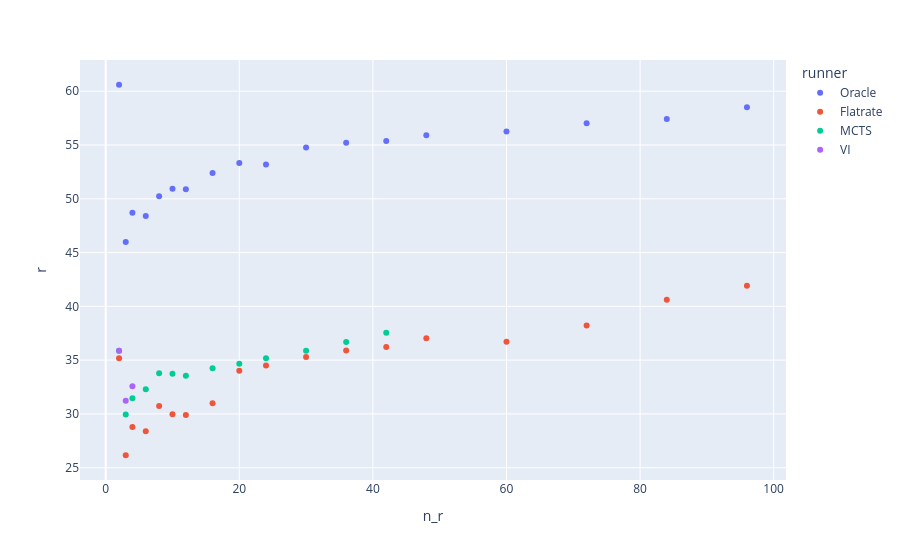

Source (notebook cell):
### Code cell
px.scatter(df.groupby(['n_r', 'runner'])["r"].mean().reset_index(), x="n_r", y = "r", color="runner")

### Figure 1 — Plotly figure (JSON) as saved in the notebook; plotly's stock layout.template omitted (floating-point values rounded to 4 significant figures)
{"data": [{"hovertemplate": "runner=Oracle<br>n_r=%{x}<br>r=%{y}<extra></extra>", "legendgroup": "Oracle", "marker": {"color": "#636efa", "symbol": "circle"}, "mode": "markers", "name": "Oracle", "orientation": "v", "showlegend": true, "x": [2, 3, 4, 6, 8, 10, 12, 16, 20, 24, 30, 36, 42, 48, 60, 72, 84, 96], "xaxis": "x", "y": [60.6, 45.99, 48.69, 48.41, 50.24, 50.93, 50.9, 52.39, 53.32, 53.2, 54.76, 55.22, 55.37, 55.92, 56.26, 57.02, 57.42, 58.52], "yaxis": "y", "type": "scatter"}, {"hovertemplate": "runner=Flatrate<br>n_r=%{x}<br>r=%{y}<extra></extra>", "legendgroup": "Flatrate", "marker": {"color": "#EF553B", "symbol": "circle"}, "mode": "markers", "name": "Flatrate", "orientation": "v", "showlegend": true, "x": [2, 3, 4, 6, 8, 10, 12, 16, 20, 24, 30, 36, 42, 48, 60, 72, 84, 96], "xaxis": "x", "y": [35.17, 26.16, 28.77, 28.39, 30.73, 29.97, 29.9, 30.99, 34.01, 34.5, 35.29, 35.9, 36.22, 37.02, 36.71, 38.22, 40.61, 41.91], "yaxis": "y", "type": "scatter"}, {"hovertemplate": "runner=MCTS<br>n_r=%{x}<br>r=%{y}<extra></extra>", "legendgroup": "MCTS", "marker": {"color": "#00cc96", "symbol": "circle"}, "mode": "markers", "name": "MCTS", "orientation": "v", "showlegend": true, "x": [2, 3, 4, 6, 8, 10, 12, 16, 20, 24, 30, 36, 42, 48, 60, 72, 84, 96], "xaxis": "x", "y": [35.87, 29.95, 31.46, 32.29, 33.78, 33.74, 33.55, 34.24, 34.66, 35.18, 35.88, 36.68, 37.54, null, null, null, null, null], "yaxis": "y", "type": "scatter"}, {"hovertemplate": "runner=VI<br>n_r=%{x}<br>r=%{y}<extra></extra>", "legendgroup": "VI", "marker": {"color": "#ab63fa", "symbol": "circle"}, "mode": "markers", "name": "VI", "orientation": "v", "showlegend": true, "x": [2, 3, 4, 6, 8, 10, 12, 16, 20, 24, 30, 36, 42, 48, 60, 72, 84, 96], "xaxis": "x", "y": [35.87, 31.22, 32.58, null, null, null, null, null, null, null, null, null, null, null, null, null, null, null], "yaxis": "y", "type": "scatter"}], "layout": {"xaxis": {"anchor": "y", "domain": [0.0, 1.0], "title": {"text": "n_r"}}, "yaxis": {"anchor": "x", "domain": [0.0, 1.0], "title": {"text": "r"}}, "legend": {"title": {"text": "runner"}, "tracegroupgap": 0}, "margin": {"t": 60}}}
